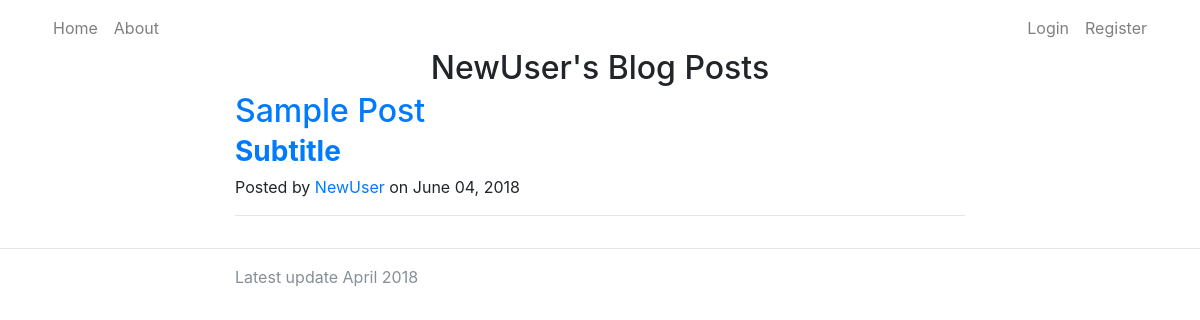
The page /profile/NewUser on the database its author committed.
### dbModels.py (models this page shows, shortened)
class Blogpost(db.Model):
    id = db.Column(db.Integer, primary_key=True)
    title = db.Column(db.String(50))
    topic = db.Column(db.String(50))
    author = db.Column(db.String(20))
    date_posted = db.Column(db.DateTime)
    content = db.Column(db.Text)

### routing.py (the view)
@app.route('/profile/<username>')
def profile(username):
    posts = Blogpost.query.filter_by(author=username).order_by(Blogpost.date_posted.desc()).all()
    return render_template('profile.html', posts=posts, username = username)

### templates/profile.html
{% extends 'base.html' %}
{% block content %}
<h2 id="pageTitle">
  {{ username }}'s Blog Posts
</h2>
<div class="container">
  <div class="row">
    <div class="col-lg-8 col-md-10 mx-auto">
    {% for post in posts %}
      <div class="post-preview">
        <a href="{{ url_for('post', post_id=post.id) }}">
          <h2 class="post-title">
            {{ post.title }}
          </h2>
        </a>
        <h3 class="post-subtitle">
          <a href="{{ url_for('topic', topic = post.topic) }}"><strong> {{ post.topic }} </strong></a>
        </h3>
        <p class="post-meta">Posted by
          <a href="{{ url_for('profile', username = post.author) }}">{{ post.author }}</a>
           on {{ post.date_posted.strftime('%B %d, %Y') }}</p>
      </div>
      <hr>
      {% endfor %}
    </div>
  </div>
</div>
{% endblock content %}

### static/stylesheet.css (style rules this page uses)
body { margin-top: 50px; }
#pageTitle { text-align: center; }

### rows shown on the page
Blogpost: author "NewUser", title "Sample Post", topic "Subtitle", date_posted "June 04, 2018"
